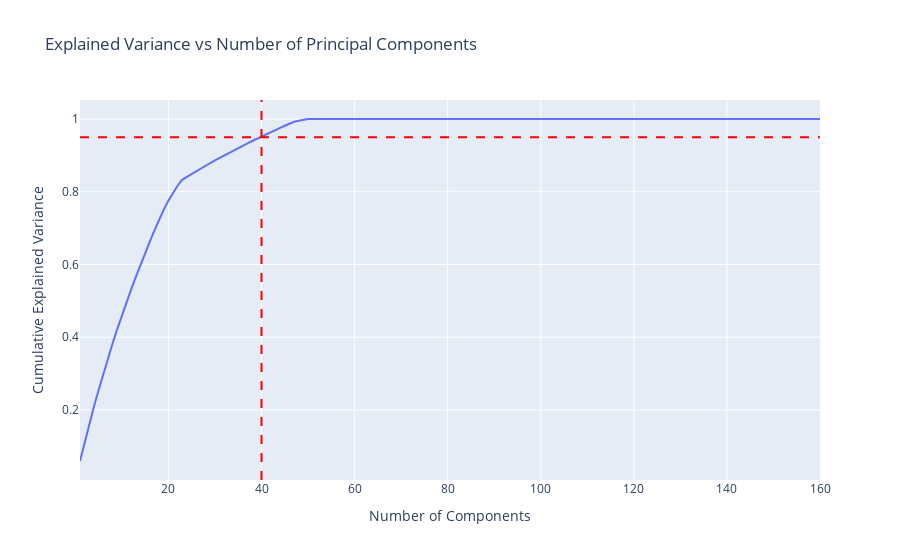

Source (notebook cell):
### Markdown cell above
Visualizing Cumulative Variance to see many components would explain 95% of the variance.

### Code cell
import plotly.express as px
from sklearn.decomposition import PCA
from sklearn.preprocessing import StandardScaler

pca_plot = PCA()
pca_plot.fit(df_scaled)

# Get the explained variance ratio for each component
explained_variance_ratio = pca_plot.explained_variance_ratio_

# Create a cumulative sum of the explained variance ratio
cumulative_variance = explained_variance_ratio.cumsum()

variance_df = pd.DataFrame({
    'Number of Components': range(1, len(cumulative_variance) + 1),
    'Cumulative Explained Variance': cumulative_variance
})

# Plot using Plotly
fig = px.line(variance_df, 
              x='Number of Components', 
              y='Cumulative Explained Variance', 
              title="Explained Variance vs Number of Principal Components",
              labels={'Cumulative Explained Variance': 'Cumulative Explained Variance', 
                      'Number of Components': 'Number of Components'})

# Add a horizontal line at 95%
fig.add_hline(y=0.95, line_dash="dash", line_color="red")

# Add a vertical line at the 74th component
fig.add_vline(x=40, line_dash="dash", line_color="red")

# Show the plot
fig.show()

### Figure 1 — Plotly figure (JSON) as saved in the notebook; plotly's stock layout.template omitted (floating-point values rounded to 4 significant figures; data arrays with more than 128 entries replaced by an {"elided": "..."} marker saying what was removed)
{"data": [{"hovertemplate": "Number of Components=%{x}<br>Cumulative Explained Variance=%{y}<extra></extra>", "legendgroup": "", "line": {"color": "#636efa", "dash": "solid"}, "marker": {"symbol": "circle"}, "mode": "lines", "name": "", "orientation": "v", "showlegend": false, "type": "scatter", "x": {"elided": "160 int values"}, "xaxis": "x", "y": {"elided": "160 float values"}, "yaxis": "y"}], "layout": {"legend": {"tracegroupgap": 0}, "shapes": [{"line": {"color": "red", "dash": "dash"}, "type": "line", "x0": 0, "x1": 1, "xref": "x domain", "y0": 0.95, "y1": 0.95, "yref": "y"}, {"line": {"color": "red", "dash": "dash"}, "type": "line", "x0": 40, "x1": 40, "xref": "x", "y0": 0, "y1": 1, "yref": "y domain"}], "title": {"text": "Explained Variance vs Number of Principal Components"}, "xaxis": {"anchor": "y", "domain": [0, 1], "title": {"text": "Number of Components"}}, "yaxis": {"anchor": "x", "domain": [0, 1], "title": {"text": "Cumulative Explained Variance"}}}}
